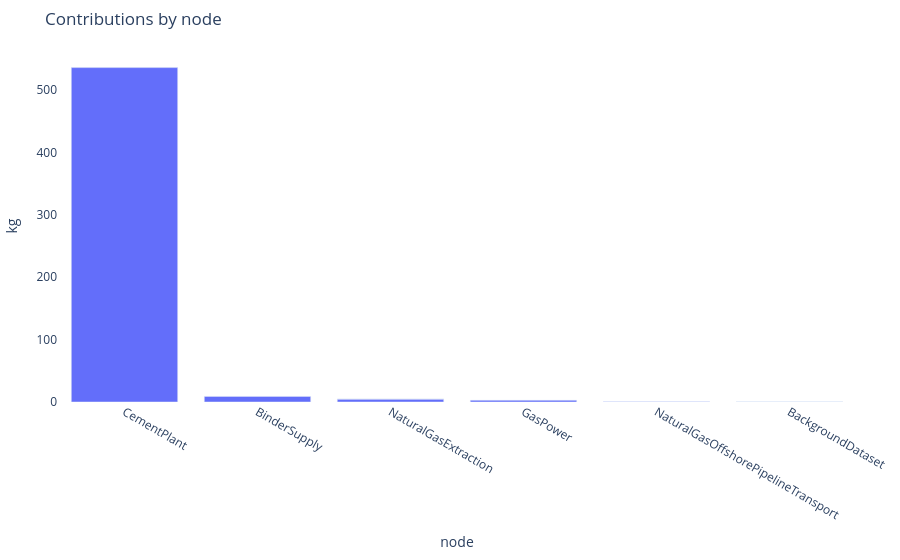

Write notebook code for a chart like this one.
### Code cell
contributions_figure = viz.contributions(
    assessment, by="node", labels={node.id: node.model for node in report.nodes}
)
contributions_figure

### Figure 1 — Plotly figure (JSON) as saved in the notebook; plotly's stock layout.template omitted (floating-point values rounded to 4 significant figures)
{"data": [{"type": "bar", "x": ["CementPlant", "BinderSupply", "NaturalGasExtraction", "GasPower", "NaturalGasOffshorePipelineTransport", "NaturalGasExtraction", "BackgroundDataset", "BackgroundDataset", "BackgroundDataset", "BackgroundDataset"], "y": [536.1, 9.0, 4.7, 2.753, 0.2583, 0.09335, 0.02099, 0.01512, 0.01049, 0.00756]}], "layout": {"margin": {"b": 40, "l": 40, "r": 20, "t": 50}, "paper_bgcolor": "rgba(0,0,0,0)", "plot_bgcolor": "rgba(0,0,0,0)", "title": {"text": "Contributions by node"}, "xaxis": {"title": {"text": "node"}}, "yaxis": {"title": {"text": "kg"}}}}
